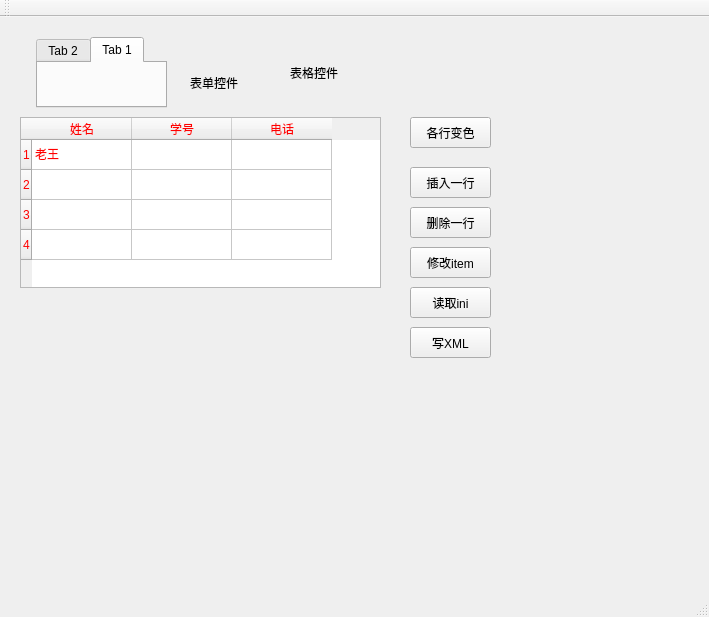
<?xml version="1.0" encoding="UTF-8"?>
<ui version="4.0">
 <class>MainWindow</class>
 <widget class="QMainWindow" name="MainWindow">
  <property name="geometry">
   <rect>
    <x>0</x>
    <y>0</y>
    <width>709</width>
    <height>617</height>
   </rect>
  </property>
  <property name="windowTitle">
   <string>MainWindow</string>
  </property>
  <widget class="QWidget" name="centralWidget">
   <widget class="QTabWidget" name="tabWidget">
    <property name="geometry">
     <rect>
      <x>36</x>
      <y>20</y>
      <width>131</width>
      <height>71</height>
     </rect>
    </property>
    <property name="currentIndex">
     <number>1</number>
    </property>
    <widget class="QWidget" name="tab_2">
     <attribute name="title">
      <string>Tab 2</string>
     </attribute>
    </widget>
    <widget class="QWidget" name="tab">
     <attribute name="title">
      <string>Tab 1</string>
     </attribute>
    </widget>
   </widget>
   <widget class="QLabel" name="label">
    <property name="geometry">
     <rect>
      <x>190</x>
      <y>60</y>
      <width>54</width>
      <height>12</height>
     </rect>
    </property>
    <property name="text">
     <string>表单控件</string>
    </property>
   </widget>
   <widget class="QTableWidget" name="tableWidget">
    <property name="geometry">
     <rect>
      <x>20</x>
      <y>100</y>
      <width>361</width>
      <height>171</height>
     </rect>
    </property>
    <property name="styleSheet">
     <string notr="true">color: rgb(255, 0, 0);</string>
    </property>
    <row>
     <property name="text">
      <string>1</string>
     </property>
     <property name="icon">
      <iconset resource="res.qrc">
       <normaloff>:/icon/image/ico/game.ico</normaloff>:/icon/image/ico/game.ico</iconset>
     </property>
    </row>
    <row>
     <property name="text">
      <string>2</string>
     </property>
    </row>
    <row>
     <property name="text">
      <string>3</string>
     </property>
    </row>
    <row>
     <property name="text">
      <string>4</string>
     </property>
    </row>
    <column>
     <property name="text">
      <string>姓名</string>
     </property>
     <property name="icon">
      <iconset resource="res.qrc">
       <normaloff>:/icon/image/ico/browser.ico</normaloff>:/icon/image/ico/browser.ico</iconset>
     </property>
    </column>
    <column>
     <property name="text">
      <string>学号</string>
     </property>
    </column>
    <column>
     <property name="text">
      <string>电话</string>
     </property>
    </column>
    <item row="0" column="0">
     <property name="text">
      <string>老王</string>
     </property>
    </item>
   </widget>
   <widget class="QLabel" name="label_2">
    <property name="geometry">
     <rect>
      <x>290</x>
      <y>50</y>
      <width>54</width>
      <height>12</height>
     </rect>
    </property>
    <property name="text">
     <string>表格控件</string>
    </property>
   </widget>
   <widget class="QPushButton" name="pushButton">
    <property name="geometry">
     <rect>
      <x>410</x>
      <y>100</y>
      <width>81</width>
      <height>31</height>
     </rect>
    </property>
    <property name="text">
     <string>各行变色</string>
    </property>
   </widget>
   <widget class="QPushButton" name="pushButton_2">
    <property name="geometry">
     <rect>
      <x>410</x>
      <y>150</y>
      <width>81</width>
      <height>31</height>
     </rect>
    </property>
    <property name="text">
     <string>插入一行</string>
    </property>
   </widget>
   <widget class="QPushButton" name="pushButton_3">
    <property name="geometry">
     <rect>
      <x>410</x>
      <y>190</y>
      <width>81</width>
      <height>31</height>
     </rect>
    </property>
    <property name="text">
     <string>删除一行</string>
    </property>
   </widget>
   <widget class="QPushButton" name="pushButton_4">
    <property name="geometry">
     <rect>
      <x>410</x>
      <y>230</y>
      <width>81</width>
      <height>31</height>
     </rect>
    </property>
    <property name="text">
     <string>修改item</string>
    </property>
   </widget>
   <widget class="QPushButton" name="pushButton_5">
    <property name="geometry">
     <rect>
      <x>410</x>
      <y>270</y>
      <width>81</width>
      <height>31</height>
     </rect>
    </property>
    <property name="text">
     <string>读取ini</string>
    </property>
   </widget>
   <widget class="QPushButton" name="pushButton_6">
    <property name="geometry">
     <rect>
      <x>410</x>
      <y>310</y>
      <width>81</width>
      <height>31</height>
     </rect>
    </property>
    <property name="text">
     <string>写XML</string>
    </property>
   </widget>
  </widget>
  <widget class="QMenuBar" name="menuBar">
   <property name="geometry">
    <rect>
     <x>0</x>
     <y>0</y>
     <width>709</width>
     <height>23</height>
    </rect>
   </property>
  </widget>
  <widget class="QToolBar" name="mainToolBar">
   <attribute name="toolBarArea">
    <enum>TopToolBarArea</enum>
   </attribute>
   <attribute name="toolBarBreak">
    <bool>false</bool>
   </attribute>
  </widget>
  <widget class="QStatusBar" name="statusBar"/>
 </widget>
 <layoutdefault spacing="6" margin="11"/>
 <resources>
  <include location="res.qrc"/>
 </resources>
 <connections/>
</ui>
